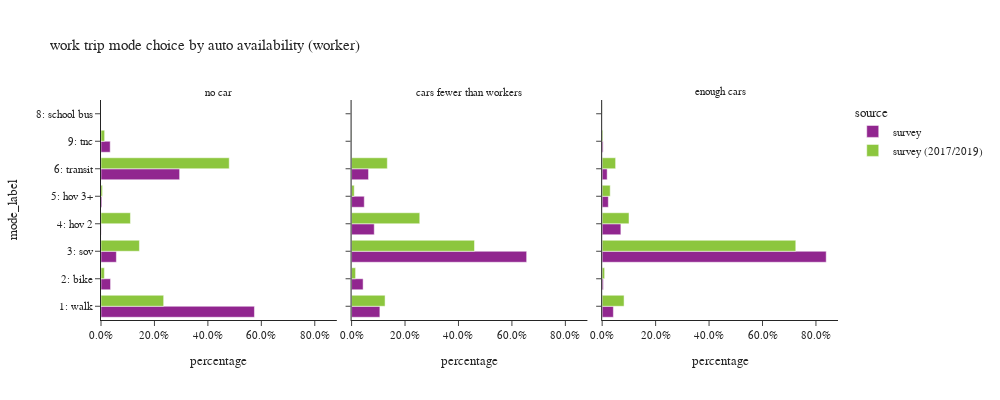

The cell this chart's notebook holds for it:
### Code cell
plot_mode_choice(wk_trip.loc[wk_trip['auto_available_worker']!="no worker"],"auto_available_worker",
                 {"auto_available_worker":["no car", "cars fewer than workers","enough cars"],
                     "tmodetp_label":["1: walk","2: bike","3: sov","4: hov 2","5: hov 3+","6: transit",
                                      "8: school bus","9: other–survey only"]},
                 "auto availability (worker)",3,400,1000)

### Figure 1 — Plotly figure (JSON) as saved in the notebook; plotly's stock layout.template omitted (floating-point values rounded to 4 significant figures)
{"data": [{"alignmentgroup": "True", "customdata": [[97], [35], [4], [2], [2], [96], [6]], "hovertemplate": "source=survey<br>auto_available_worker=no car<br>percentage=%{x}<br>mode_label=%{y}<br>sample count=%{customdata[0]}<extra></extra>", "legendgroup": "survey", "marker": {"color": "#91268F", "pattern": {"shape": ""}}, "name": "survey", "offsetgroup": "survey", "orientation": "h", "showlegend": true, "textposition": "auto", "type": "bar", "x": [0.5742, 0.03575, 0.05749, 0.0006414, 0.003257, 0.2942, 0.03444], "xaxis": "x", "y": ["1: walk", "2: bike", "3: sov", "4: hov 2", "5: hov 3+", "6: transit", "9: tnc"], "yaxis": "y"}, {"alignmentgroup": "True", "customdata": [[76], [50], [154], [39], [18], [57], [1]], "hovertemplate": "source=survey<br>auto_available_worker=cars fewer than workers<br>percentage=%{x}<br>mode_label=%{y}<br>sample count=%{customdata[0]}<extra></extra>", "legendgroup": "survey", "marker": {"color": "#91268F", "pattern": {"shape": ""}}, "name": "survey", "offsetgroup": "survey", "orientation": "h", "showlegend": false, "textposition": "auto", "type": "bar", "x": [0.1059, 0.04313, 0.6552, 0.08483, 0.04753, 0.0634, 0.0001043], "xaxis": "x2", "y": ["1: walk", "2: bike", "3: sov", "4: hov 2", "5: hov 3+", "6: transit", "9: tnc"], "yaxis": "y2"}, {"alignmentgroup": "True", "customdata": [[156], [47], [1385], [94], [37], [99], [4]], "hovertemplate": "source=survey<br>auto_available_worker=enough cars<br>percentage=%{x}<br>mode_label=%{y}<br>sample count=%{customdata[0]}<extra></extra>", "legendgroup": "survey", "marker": {"color": "#91268F", "pattern": {"shape": ""}}, "name": "survey", "offsetgroup": "survey", "orientation": "h", "showlegend": false, "textposition": "auto", "type": "bar", "x": [0.04195, 0.004313, 0.8384, 0.07001, 0.02306, 0.01872, 0.003532], "xaxis": "x3", "y": ["1: walk", "2: bike", "3: sov", "4: hov 2", "5: hov 3+", "6: transit", "9: tnc"], "yaxis": "y3"}, {"alignmentgroup": "True", "customdata": [[387], [49], [28], [12], [5], [376], [37]], "hovertemplate": "source=survey (2017/2019)<br>auto_available_worker=no car<br>percentage=%{x}<br>mode_label=%{y}<br>sample count=%{customdata[0]}<extra></extra>", "legendgroup": "survey (2017/2019)", "marker": {"color": "#8CC63E", "pattern": {"shape": ""}}, "name": "survey (2017/2019)", "offsetgroup": "survey (2017/2019)", "orientation": "h", "showlegend": true, "textposition": "auto", "type": "bar", "x": [0.2345, 0.0126, 0.1438, 0.1102, 0.005538, 0.4798, 0.01362], "xaxis": "x", "y": ["1: walk", "2: bike", "3: sov", "4: hov 2", "5: hov 3+", "6: transit", "9: tnc"], "yaxis": "y"}, {"alignmentgroup": "True", "customdata": [[370], [73], [482], [194], [54], [429], [16]], "hovertemplate": "source=survey (2017/2019)<br>auto_available_worker=cars fewer than workers<br>percentage=%{x}<br>mode_label=%{y}<br>sample count=%{customdata[0]}<extra></extra>", "legendgroup": "survey (2017/2019)", "marker": {"color": "#8CC63E", "pattern": {"shape": ""}}, "name": "survey (2017/2019)", "offsetgroup": "survey (2017/2019)", "orientation": "h", "showlegend": false, "textposition": "auto", "type": "bar", "x": [0.1253, 0.01496, 0.46, 0.2551, 0.009881, 0.1337, 0.00111], "xaxis": "x2", "y": ["1: walk", "2: bike", "3: sov", "4: hov 2", "5: hov 3+", "6: transit", "9: tnc"], "yaxis": "y2"}, {"alignmentgroup": "True", "customdata": [[706], [115], [2954], [381], [129], [655], [12], [37]], "hovertemplate": "source=survey (2017/2019)<br>auto_available_worker=enough cars<br>percentage=%{x}<br>mode_label=%{y}<br>sample count=%{customdata[0]}<extra></extra>", "legendgroup": "survey (2017/2019)", "marker": {"color": "#8CC63E", "pattern": {"shape": ""}}, "name": "survey (2017/2019)", "offsetgroup": "survey (2017/2019)", "orientation": "h", "showlegend": false, "textposition": "auto", "type": "bar", "x": [0.08198, 0.009233, 0.7245, 0.1004, 0.03013, 0.05034, 0.0002844, 0.003071], "xaxis": "x3", "y": ["1: walk", "2: bike", "3: sov", "4: hov 2", "5: hov 3+", "6: transit", "8: school bus", "9: tnc"], "yaxis": "y3"}], "layout": {"annotations": [{"font": {}, "showarrow": false, "text": "no car", "x": 0.16, "xanchor": "center", "xref": "paper", "y": 1.0, "yanchor": "bottom", "yref": "paper"}, {"font": {}, "showarrow": false, "text": "cars fewer than workers", "x": 0.5, "xanchor": "center", "xref": "paper", "y": 1.0, "yanchor": "bottom", "yref": "paper"}, {"font": {}, "showarrow": false, "text": "enough cars", "x": 0.84, "xanchor": "center", "xref": "paper", "y": 1.0, "yanchor": "bottom", "yref": "paper"}], "barmode": "group", "height": 400, "legend": {"title": {"text": "source"}, "tracegroupgap": 0}, "title": {"text": "work trip mode choice by auto availability (worker)"}, "width": 1000, "xaxis": {"anchor": "y", "domain": [0.0, 0.32], "tickformat": ".1%", "title": {"text": "percentage"}}, "xaxis2": {"anchor": "y2", "domain": [0.34, 0.66], "matches": "x", "tickformat": ".1%", "title": {"text": "percentage"}}, "xaxis3": {"anchor": "y3", "domain": [0.68, 1.0], "matches": "x", "tickformat": ".1%", "title": {"text": "percentage"}}, "yaxis": {"anchor": "x", "domain": [0.0, 1.0], "title": {"text": "mode_label"}}, "yaxis2": {"anchor": "x2", "domain": [0.0, 1.0], "matches": "y", "showticklabels": false}, "yaxis3": {"anchor": "x3", "domain": [0.0, 1.0], "matches": "y", "showticklabels": false}}}
